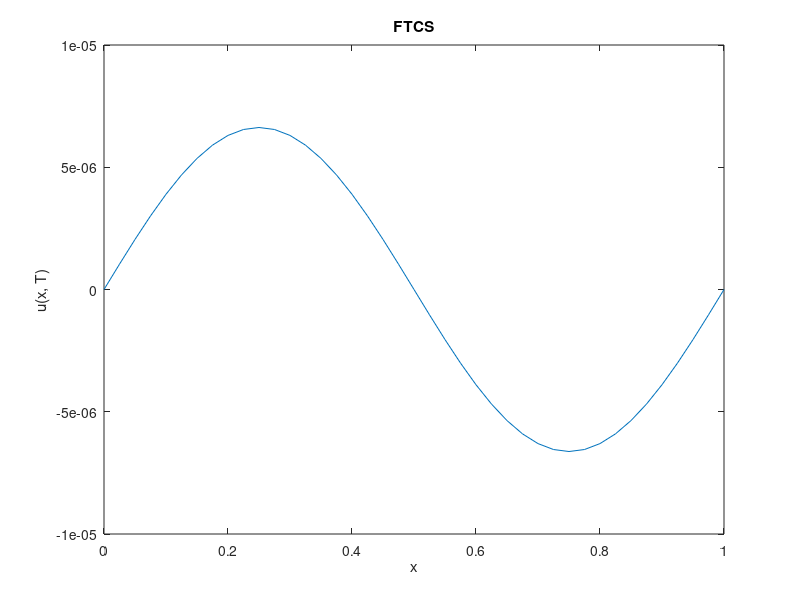
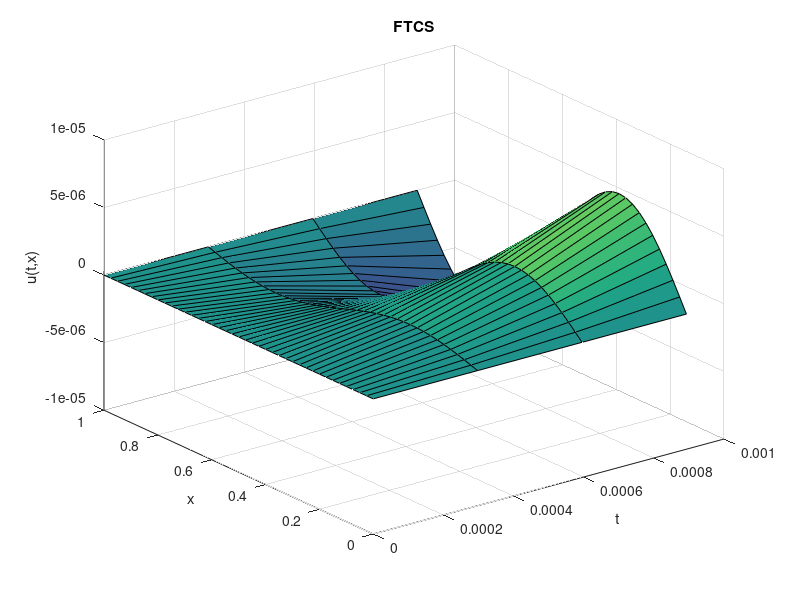
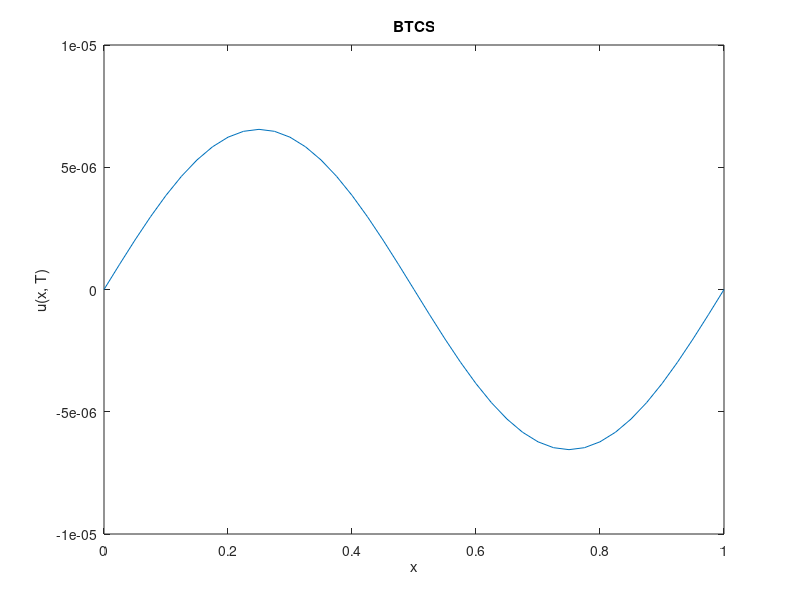
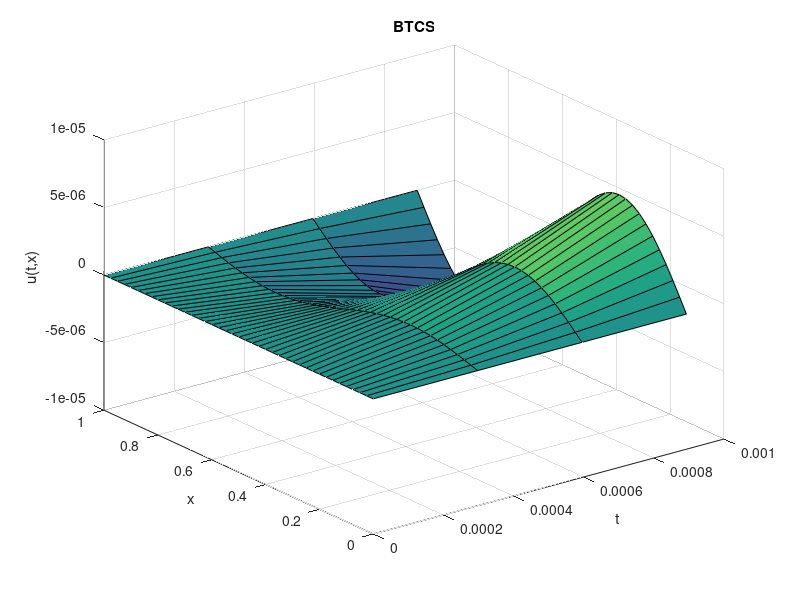

Write MATLAB code to recreate these figures, in order.
function q1
	close all; clear;
	h = 0.025;
	k = h^2/2.1;
	m = 1/h;
	n = 3;

	X = (0:n)*k;
	Y = (0:m)*h;

	U = FTCS(h, k, m, n, @fun, @f, @g1, @g2);
	figure; plot(Y, U(end, :)); xlabel('x'); ylabel('u(x, T)'); title('FTCS');
	saveas(gcf, 'plots/q1_1.png');
	figure; surf(X, Y, U'); xlabel('t'); ylabel('x'); zlabel('u(t,x)'); title('FTCS');
	saveas(gcf, 'plots/q1_2.png');
	
	U = BTCS(h, k, m, n, @fun, @f, @g1, @g2);
	figure; plot(Y, U(end, :)); xlabel('x'); ylabel('u(x, T)'); title('BTCS');
	saveas(gcf, 'plots/q1_3.png');
	figure; surf(X, Y, U'); xlabel('t'); ylabel('x'); zlabel('u(t,x)'); title('BTCS');
	saveas(gcf, 'plots/q1_4.png');
end

function [y] = fun(x, t)
	y = sin(2*pi*x) .* sin(4*pi*t);
end

function [y] = f(x)
	y = 0;
end

function [y] = g1(t)
	y = 0;
end

function [y] = g2(t)
	y = 0;
end

function [U] = FTCS(h, k, m, n, fun, f, g1, g2)
	fprintf('\nRunning FTCS\n');
	lamda = k / h^2;
	U = zeros(n+1, m+1);

	U(1, 1:end) = f((0:m)*h);
	U(1:end, 1) = g1((0:n)*k);
	U(1:end, end) = g2((0:n)*k);

	for i = 2:n+1
		for j = 2:m
			t = (i-1)*k;
			x = (j-1)*h;
			U(i, j) = lamda*U(i-1,j-1) + (1-2*lamda)*U(i-1,j) + lamda*U(i-1,j+1) + k*fun(x,t);
		end
	end

	U;
end

function [U] = BTCS(h, k, m, n, fun, f, g1, g2)
	fprintf('\nRunning BTCS\n');
	lamda = k / h^2;
	U = zeros(n+1, m+1);

	U(1, 1:end) = f((0:m)*h);
	U(1:end, 1) = g1((0:n)*k);
	U(1:end, end) = g2((0:n)*k);

	for i = 2:n+1
		A = zeros(m+1, m+1);
		b = zeros(m+1, 1);

		A(1:m+2:end) = 1 + 2*lamda;
		A(2:m+2:end) = -lamda;
		A(m+2:m+2:end) = -lamda;

		A(1,1) = 1;
		A(1,2) = 0;
		A(m+1,m+1) = 1;
		A(m+1,m) = 0;

		b(2:m) = U(i-1,2:m) + k*fun((1:m-1)*h,(i-1)*k);
		b(1) = U(i,1);
		b(end) = U(i,end);

		U(i,:) = (A\b)';
	end

	U;
end